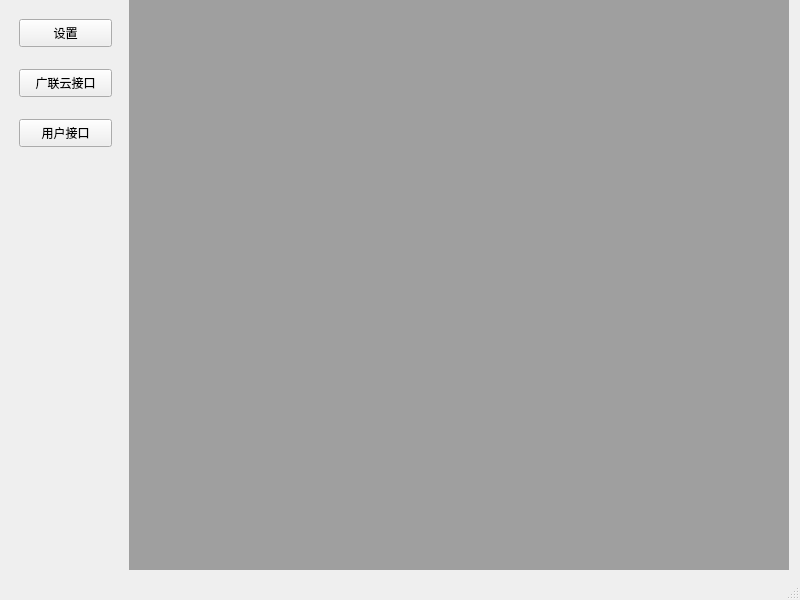
<?xml version="1.0" encoding="UTF-8"?>
<ui version="4.0">
 <class>MainWindow</class>
 <widget class="QMainWindow" name="MainWindow">
  <property name="geometry">
   <rect>
    <x>0</x>
    <y>0</y>
    <width>800</width>
    <height>600</height>
   </rect>
  </property>
  <property name="windowTitle">
   <string>BIM-Tools</string>
  </property>
  <widget class="QWidget" name="centralwidget">
   <widget class="QWidget" name="widget" native="true">
    <property name="geometry">
     <rect>
      <x>-1</x>
      <y>-1</y>
      <width>131</width>
      <height>571</height>
     </rect>
    </property>
    <widget class="QPushButton" name="btn_setting">
     <property name="geometry">
      <rect>
       <x>20</x>
       <y>20</y>
       <width>93</width>
       <height>28</height>
      </rect>
     </property>
     <property name="text">
      <string>设置</string>
     </property>
    </widget>
    <widget class="QPushButton" name="btn_gdoc">
     <property name="geometry">
      <rect>
       <x>20</x>
       <y>70</y>
       <width>93</width>
       <height>28</height>
      </rect>
     </property>
     <property name="text">
      <string>广联云接口</string>
     </property>
    </widget>
    <widget class="QPushButton" name="btn_user">
     <property name="geometry">
      <rect>
       <x>20</x>
       <y>120</y>
       <width>93</width>
       <height>28</height>
      </rect>
     </property>
     <property name="text">
      <string>用户接口</string>
     </property>
    </widget>
   </widget>
   <widget class="QWidget" name="widget_2" native="true">
    <property name="geometry">
     <rect>
      <x>129</x>
      <y>-1</y>
      <width>661</width>
      <height>571</height>
     </rect>
    </property>
    <widget class="QMdiArea" name="mdiArea">
     <property name="geometry">
      <rect>
       <x>-1</x>
       <y>-1</y>
       <width>661</width>
       <height>581</height>
      </rect>
     </property>
    </widget>
   </widget>
  </widget>
  <widget class="QMenuBar" name="menubar">
   <property name="geometry">
    <rect>
     <x>0</x>
     <y>0</y>
     <width>800</width>
     <height>26</height>
    </rect>
   </property>
  </widget>
  <widget class="QStatusBar" name="statusbar"/>
 </widget>
 <tabstops>
  <tabstop>btn_setting</tabstop>
  <tabstop>btn_user</tabstop>
  <tabstop>btn_gdoc</tabstop>
 </tabstops>
 <resources/>
 <connections/>
</ui>
